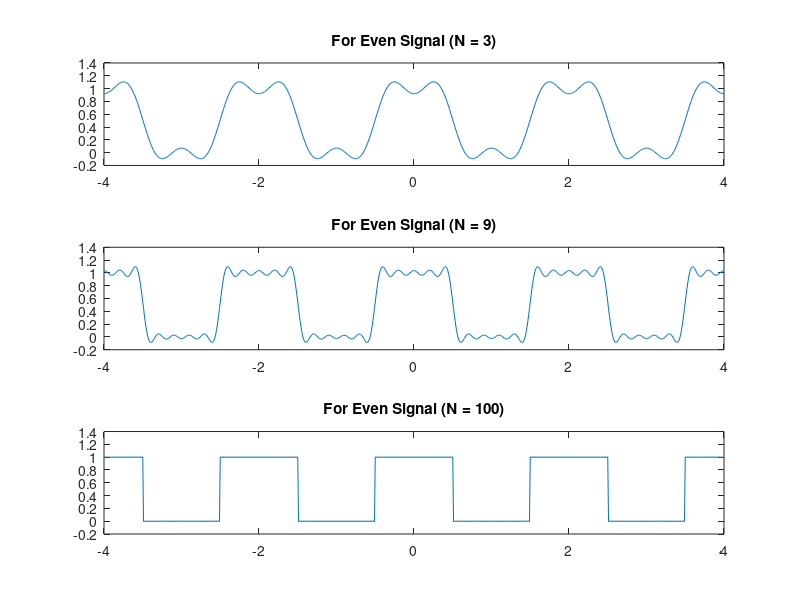

Here is the MATLAB script that generated this plot:
% Fourier series expansion of odd signal for different N.(N= 3, 9, 100)

N = [3, 9, 100]
for j = 1 : length(N)
  Ts = 0.01;
  T = 2;
  t = 0:Ts:T-Ts;
  f(t < T/2) = 2
  f(t >= T/2) = -2
  a = zeros(1, N(j)+1)
  b = zeros(1, N(j)+1)
  for n = 0:N(j)
      a(n+1) = (2 * Ts / T) * sum(f .* cos(2 * pi * n * t / T))
      b(n+1) = (2 * Ts / T) * sum(f .* sin(2 * pi * n * t / T))
  end
  t = -2*T:Ts:2*T;
  fs = (a(1)/2) * ones(size(t))
  for n = 1:N(j)
      fs = fs + (a(n + 1) * cos(2*pi*n*t/T)) + (b(n + 1) * sin(2*pi*n*t/T))
  end
  subplot(3, 1, j)
  plot(t, fs)
  title(["For Odd Signal (N = " num2str(N(j)) ")"])
end

pause

% Fourier series expansion of even signal for different N. (N=3,9,100)

N = [3, 9, 100]
for j = 1 : length(N)
  Ts = 0.01
  T = 2
  t = -T/2:Ts:T/2
  f(t < -T/4) = 0
  f((t >= -T/4) & (t <= T/4)) = 1
  f(t > T/4) = 0
  a = zeros(1, N(j)+1)
  b = zeros(1, N(j)+1)
  for n = 0:N(j)
      a(n+1) = (2 * Ts / T) * sum(f .* cos(2 * pi * n * t / T))
      b(n+1) = (2 * Ts / T) * sum(f .* sin(2 * pi * n * t / T))
  end
  t = -2*T:Ts:2*T
  fs = (a(1)/2) * ones(size(t))
  for n = 1:N(j)
      fs = fs + (a(n + 1) * cos(2*pi*n*t/T)) + (b(n + 1) * sin(2*pi*n*t/T))
  end
  subplot(3, 1, j)
  plot(t, fs)
  title(["For Even Signal (N = " num2str(N(j)) ")"])
end
